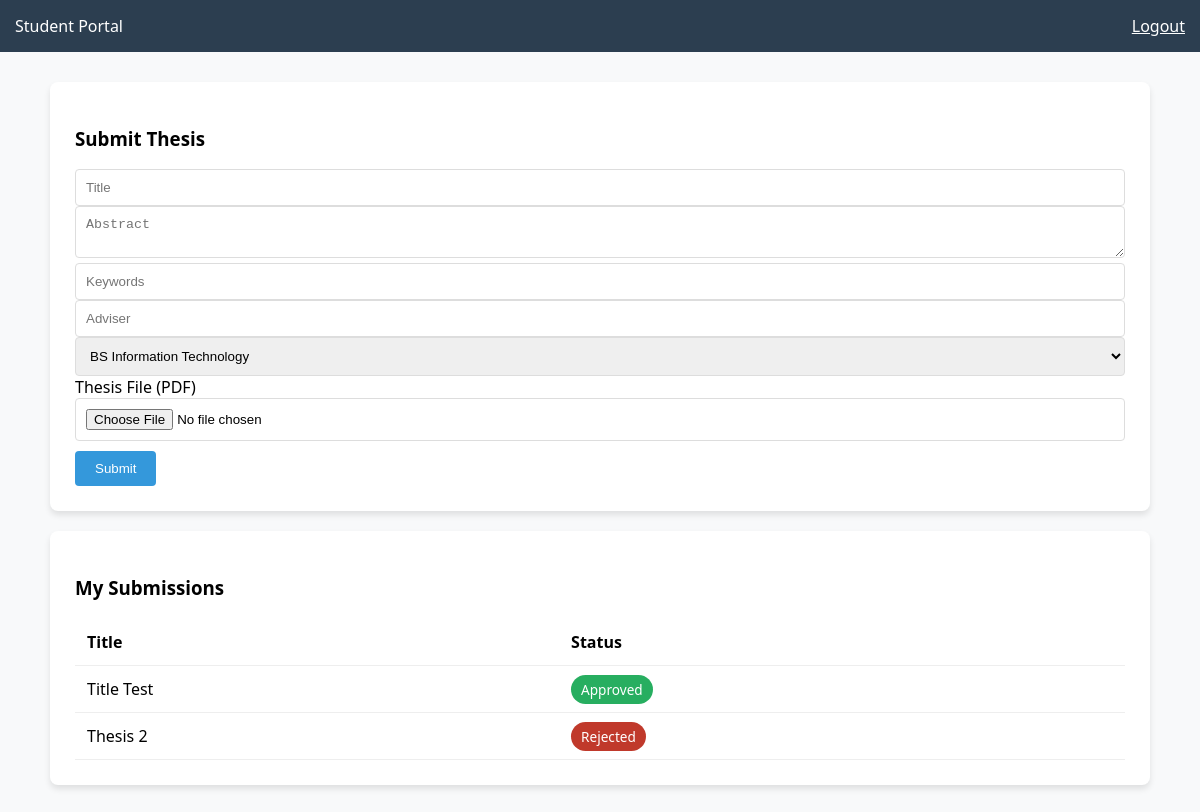
The page /Thesis_Archives_System/dashboard_student.php (signed in) on the database its author committed.
### tables this page shows
CREATE TABLE `approvals` (
  `id` int(11) NOT NULL,
  `thesis_id` int(11) DEFAULT NULL,
  `status` enum('Pending','Reviewing','Approved','Rejected') DEFAULT 'Pending',
  `updated_at` timestamp NOT NULL DEFAULT current_timestamp() ON UPDATE current_timestamp()
);

CREATE TABLE `thesis` (
  `id` int(11) NOT NULL,
  `student_id` int(11) DEFAULT NULL,
  `program_id` int(11) DEFAULT NULL,
  `title` varchar(255) DEFAULT NULL,
  `abstract` text DEFAULT NULL,
  `keywords` varchar(255) DEFAULT NULL,
  `adviser` varchar(100) DEFAULT NULL,
  `year_published` year(4) DEFAULT NULL,
  `created_at` timestamp NOT NULL DEFAULT current_timestamp()
);

### Thesis_Archives_System/dashboard_student.php (the view, shortened to what this page needs)
<?php include 'config.php';
$uid = $_SESSION['user']['id'];
$my_thesis = $conn->query("SELECT t.title, a.status FROM thesis t JOIN approvals a ON t.id = a.thesis_id WHERE t.student_id = $uid");
?>
<!DOCTYPE html>
<html>
<head>
    <link rel="stylesheet" href="style.css">
</head>
<body>
    <div class="navbar"><span>Student Portal</span><a href="logout.php" style="color:white">Logout</a></div>
    <div class="container">
        <div class="card">
            <h3>Submit Thesis</h3>
            <form method="POST" enctype="multipart/form-data">
                <input type="text" name="title" placeholder="Title" required>
                <textarea name="abs" placeholder="Abstract" required></textarea>
                <input type="text" name="key" placeholder="Keywords">
                <input type="text" name="adv" placeholder="Adviser">
                <select name="prog">
                    <?php $p = $conn->query("SELECT * FROM programs");
                    while ($row = $p->fetch_assoc()) echo "<option value='{$row['id']}'>{$row['program_name']}</option>"; ?>
                </select>
                <label>Thesis File (PDF)</label><input type="file" name="pdf" required accept=".pdf">
                <button name="submit" class="btn" style="margin-top:10px;">Submit</button>
            </form>
        </div>
        <div class="card">
            <h3>My Submissions</h3>
            <table>
                <tr>
                    <th>Title</th>
                    <th>Status</th>
                </tr>
                <?php while ($row = $my_thesis->fetch_assoc()): ?>
                    <tr>
                        <td><?= $row['title'] ?></td>
                        <td><span class="badge <?= $row['status'] ?>"><?= $row['status'] ?></span></td>
                    </tr>
                <?php endwhile; ?>
            </table>
        </div>
    </div>
</body>
</html>

### Thesis_Archives_System/style.css (style rules this page uses)
:root { --main: #2c3e50; --blue: #3498db; --bg: #f8f9fa; }
body { font-family: "Segoe UI", sans-serif; background: var(--bg); margin: 0; }
.navbar { background: var(--main); padding: 15px; color: white; display: flex; justify-content: space-between; }
.container { max-width: 1100px; margin: 30px auto; padding: 0 20px; }
.card { background: white; padding: 25px; border-radius: 8px; box-shadow: 0 4px 6px rgba(0, 0, 0, 0.1); margin-bottom: 20px; }
input, select, textarea { width: 100%; padding: 10px; border: 1px solid #ddd; border-radius: 4px; box-sizing: border-box; }
.btn { background: var(--blue); color: white; border: none; padding: 10px 20px; cursor: pointer; border-radius: 4px; }
.badge { padding: 5px 10px; border-radius: 15px; font-size: 0.85em; color: white; }
.Approved { background: #27ae60; }
.Rejected { background: #c0392b; }
table { width: 100%; border-collapse: collapse; }
th, td { padding: 12px; border-bottom: 1px solid #eee; text-align: left; }

### rows shown on the page
approvals: thesis.title "Title Test", status "Approved"
approvals: thesis.title "Thesis 2", status "Rejected"

### other values the page prints
form field prog "BS Information Technology"
